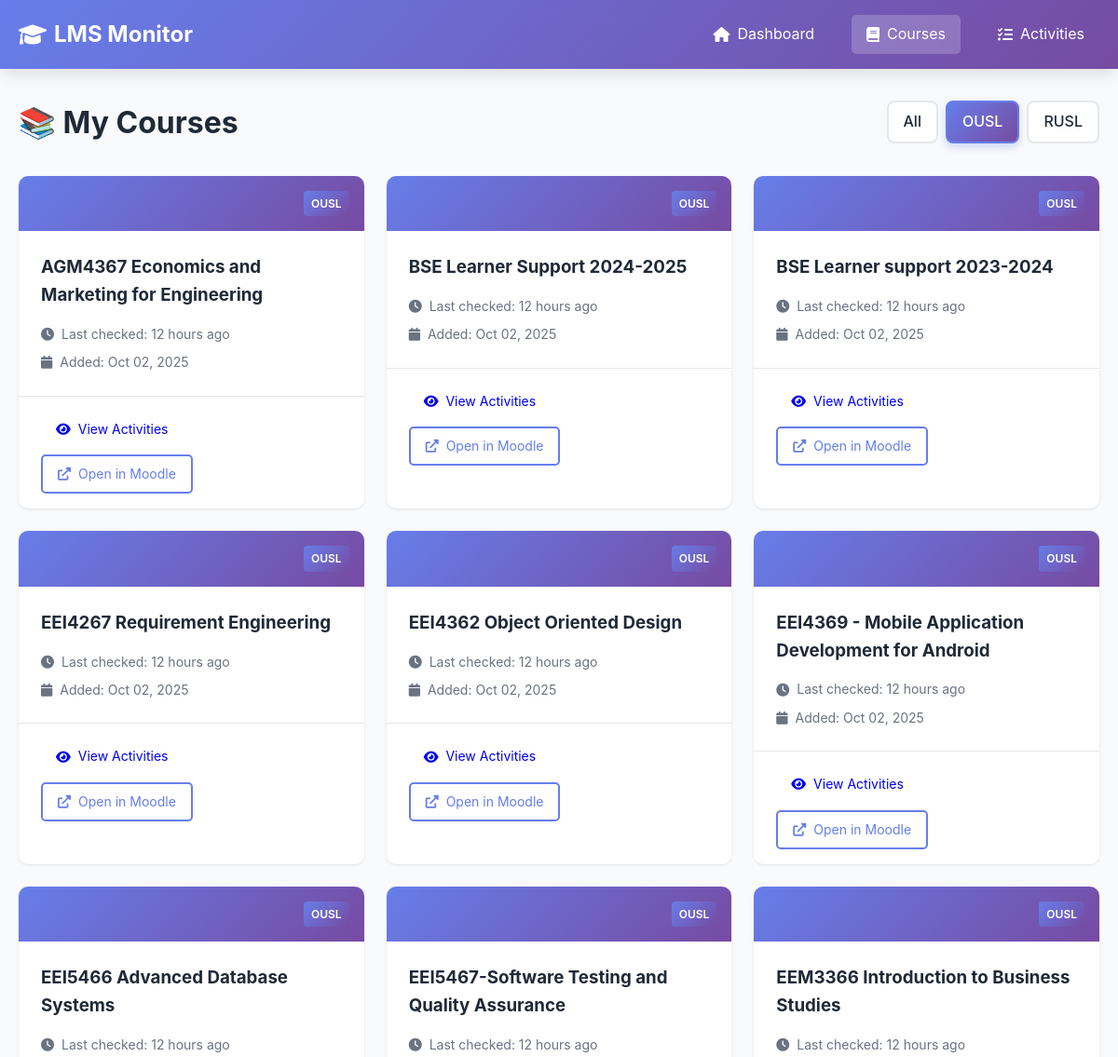
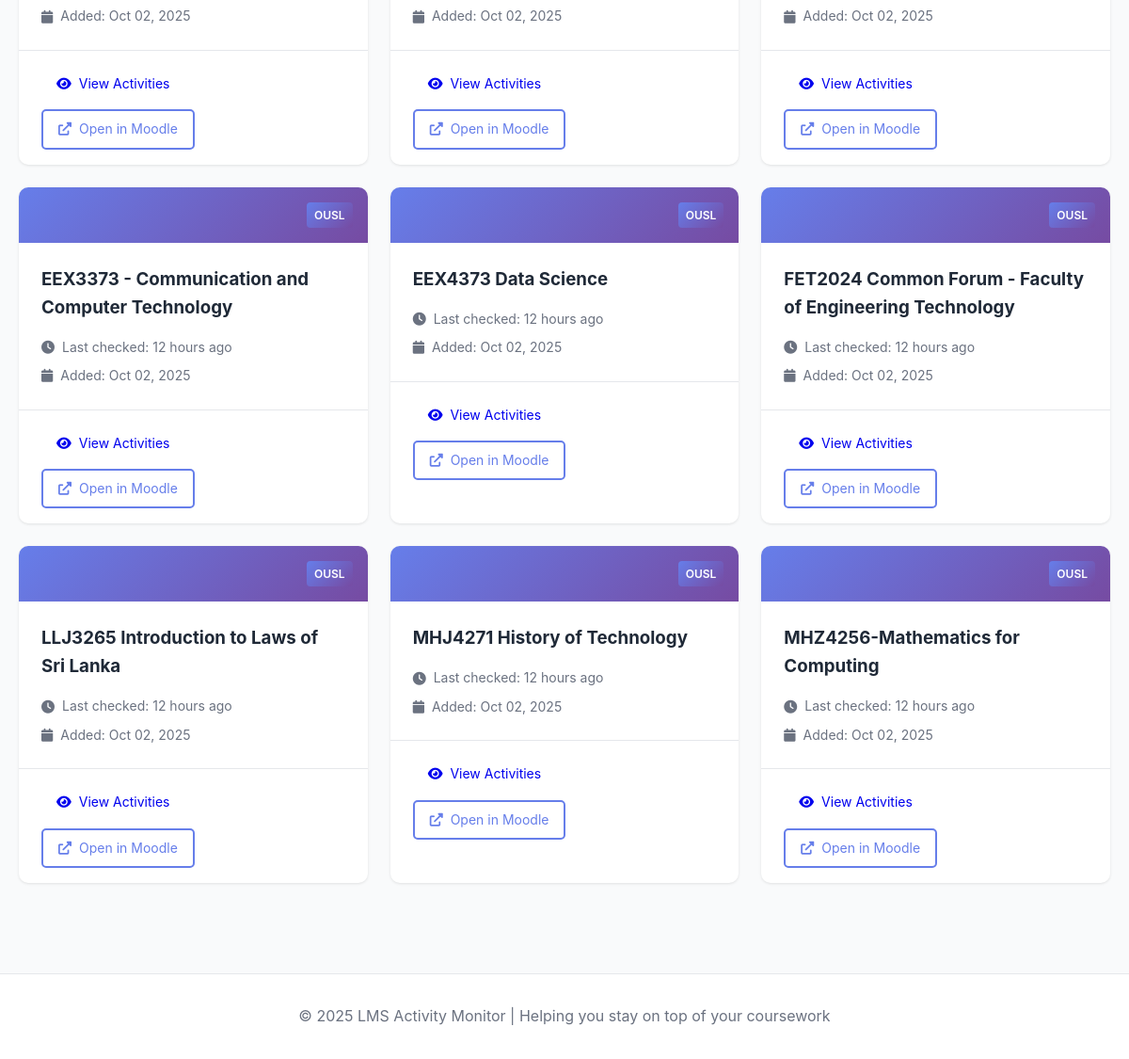
Before: /courses?lms=OUSL with the older database file (2 pictures, top to bottom).
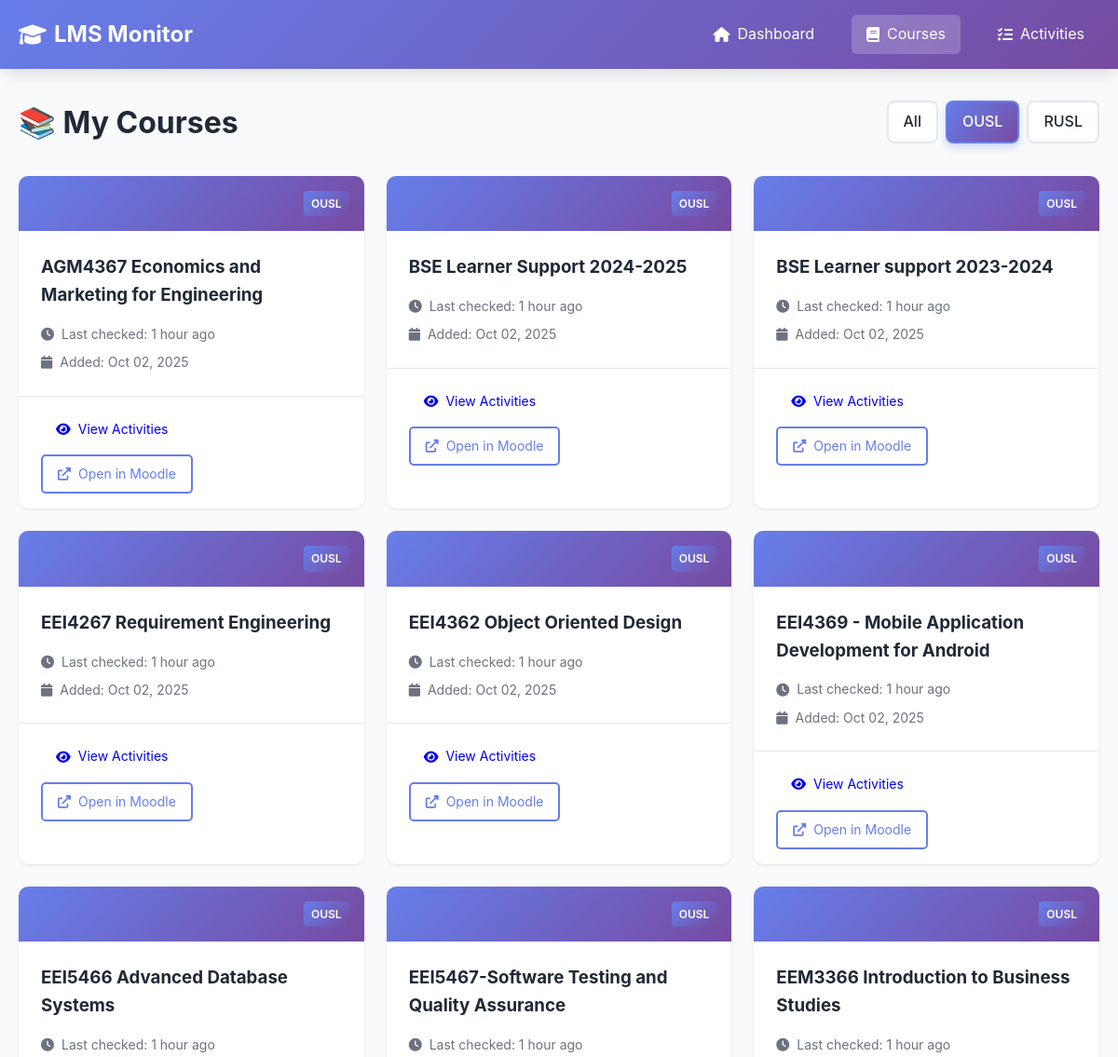
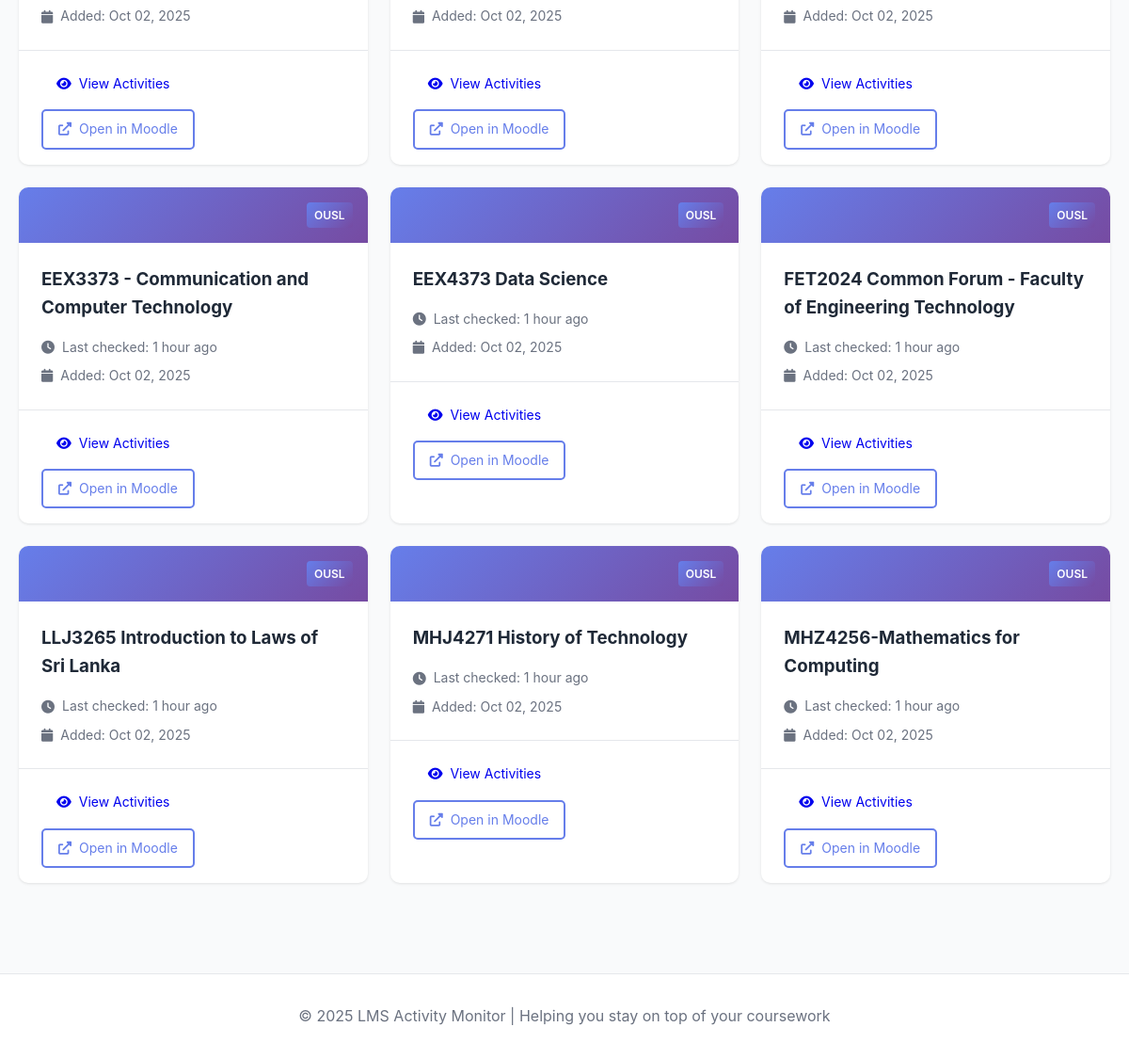
After: the same page with the newer database file (2 pictures, top to bottom).
### tables this page shows
CREATE TABLE courses (
                id INTEGER PRIMARY KEY AUTOINCREMENT,
                course_id TEXT UNIQUE NOT NULL,
                lms_name TEXT NOT NULL,
                course_name TEXT NOT NULL,
                course_url TEXT,
                first_seen TIMESTAMP DEFAULT CURRENT_TIMESTAMP,
                last_checked TIMESTAMP DEFAULT CURRENT_TIMESTAMP
            );

### app.py (the view)
@app.route('/courses')
def courses():
    lms_filter = request.args.get('lms', None)
    courses_list = db.get_all_courses(lms_name=lms_filter)
    return render_template('courses.html', courses=courses_list, lms_filter=lms_filter)

### app.py (called while the page is built)
@app.template_filter('datetime')
def format_datetime(value, format='%Y-%m-%d %H:%M:%S'):
    if value is None:
        return ''
    if isinstance(value, str):
        try:
            value = datetime.fromisoformat(value.replace('Z', '+00:00'))
        except:
            return value
    if value.tzinfo is None:
        from datetime import timezone
        value = value.replace(tzinfo=timezone.utc)
    from datetime import timezone, timedelta
    colombo_tz = timezone(timedelta(hours=5, minutes=30))
    local_time = value.astimezone(colombo_tz)
    return local_time.strftime(format)

### database.py (called while the page is built)
    def get_connection(self):
        return sqlite3.connect(self.db_path)

    def get_all_courses(self, lms_name: str = None) -> List[Dict[str, Any]]:
        conn = self.get_connection()
        cursor = conn.cursor()
        if lms_name:
            cursor.execute("""
                SELECT course_id, lms_name, course_name, course_url, first_seen, last_checked
                FROM courses
                WHERE lms_name = ?
                ORDER BY course_name
            """, (lms_name,))
        else:
            cursor.execute("""
                SELECT course_id, lms_name, course_name, course_url, first_seen, last_checked
                FROM courses
                ORDER BY lms_name, course_name
            """)
        columns = [desc[0] for desc in cursor.description]
        courses = [dict(zip(columns, row)) for row in cursor.fetchall()]
        conn.close()
        return courses

### templates/courses.html (shortened to what this page needs)
{% extends "base.html" %}  {% block content %}
<div class="page-header">
  <h1>📚 My Courses</h1>
  <div class="filters">
    <a
      href="/courses"
      class="filter-btn {% if not lms_filter %}active{% endif %}"
      >All</a
    >
    <a
      href="/courses?lms=OUSL"
      class="filter-btn {% if lms_filter == 'OUSL' %}active{% endif %}"
      >OUSL</a
    >
    <a
      href="/courses?lms=RUSL"
      class="filter-btn {% if lms_filter == 'RUSL' %}active{% endif %}"
      >RUSL</a
    >
  </div>
</div>
{% if courses %}
<div class="courses-grid">
  {% for course in courses %}
  <div class="course-card">
    <div class="course-header">
      <div class="lms-badge">{{ course.lms_name }}</div>
    </div>
    <div class="course-body">
      <h3>{{ course.course_name }}</h3>
      <div class="course-meta">
        <p>
          <i class="fas fa-clock"></i> Last checked: {{
          course.last_checked|timeago }}
        </p>
        <p>
          <i class="fas fa-calendar"></i> Added: {{
          course.first_seen|datetime('%b %d, %Y') }}
        </p>
      </div>
    </div>
    <div class="course-footer">
      <a href="/course/{{ course.course_id }}" class="btn btn-small">
        <i class="fas fa-eye"></i> View Activities
      </a>
      {% if course.course_url %}
      <a
        href="{{ course.course_url }}"
        target="_blank"
        class="btn btn-small btn-outline"
      >
        <i class="fas fa-external-link-alt"></i> Open in Moodle
      </a>
      {% endif %}
    </div>
  </div>
  {% endfor %}
</div>
{% endif %} {% endblock %}

### templates/base.html (shortened to what this page needs)
<!DOCTYPE html>
<html lang="en">
  <head>
    <link
      rel="stylesheet"
      href="{{ url_for('static', filename='style.css') }}"
    />
    <link
      rel="stylesheet"
      href="https://cdnjs.cloudflare.com/ajax/libs/font-awesome/6.0.0/css/all.min.css"
    />
  </head>
  <body>
    <nav class="navbar">
      <div class="container">
        <div class="nav-brand">
          <i class="fas fa-graduation-cap"></i>
          <span>LMS Monitor</span>
        </div>
        <ul class="nav-menu">
          <li>
            <a
              href="/"
              class="{% if request.endpoint == 'index' %}active{% endif %}"
            >
              <i class="fas fa-home"></i> Dashboard
            </a>
          </li>
          <li>
            <a
              href="/courses"
              class="{% if request.endpoint == 'courses' %}active{% endif %}"
            >
              <i class="fas fa-book"></i> Courses
            </a>
          </li>
          <li>
            <a
              href="/activities"
              class="{% if request.endpoint == 'activities' %}active{% endif %}"
            >
              <i class="fas fa-tasks"></i> Activities
            </a>
          </li>
        </ul>
      </div>
    </nav>
    <main class="main-content">
      <div class="container">{% block content %}{% endblock %}</div>
    </main>
    <footer class="footer">
      <div class="container">
        <p>
          &copy; 2025 LMS Activity Monitor | Helping you stay on top of your
          coursework
        </p>
      </div>
    </footer>
  </body>
</html>

### static/style.css (style rules this page uses)
:root { --primary-color: #667eea; --secondary-color: #764ba2; --accent-color: #f093fb; --success-color: #10b981; --danger-color: #ef4444; --warning-color: #f59e0b; --info-color: #3b82f6; --text-color: #1f2937; --text-light: #6b7280; --bg-color: #f9fafb; --card-bg: #ffffff; --border-color: #e5e7eb; --shadow: 0 1px 3px rgba(0, 0, 0, 0.1); --shadow-lg: 0 10px 15px -3px rgba(0, 0, 0, 0.1); }
* { margin: 0; padding: 0; box-sizing: border-box; }
body { font-family: -apple-system, BlinkMacSystemFont, "Segoe UI", Roboto, "Helvetica Neue", Arial, sans-serif; line-height: 1.6; color: var(--text-color); background-color: var(--bg-color); }
.container { max-width: 1200px; margin: 0 auto; padding: 0 20px; }
.navbar { background: linear-gradient( 135deg, var(--primary-color) 0%, var(--secondary-color) 100% ); color: white; padding: 1rem 0; box-shadow: var(--shadow-lg); }
.navbar .container { display: flex; justify-content: space-between; align-items: center; }
.nav-brand { font-size: 1.5rem; font-weight: bold; display: flex; align-items: center; gap: 0.5rem; }
.nav-menu { display: flex; list-style: none; gap: 1.5rem; }
.nav-menu a { color: white; text-decoration: none; padding: 0.5rem 1rem; border-radius: 5px; transition: background 0.3s; display: flex; align-items: center; gap: 0.5rem; }
.nav-menu a:hover, .nav-menu a.active { background: rgba(255, 255, 255, 0.2); }
.main-content { min-height: calc(100vh - 160px); padding: 2rem 0; }
.page-header { display: flex; justify-content: space-between; align-items: center; margin-bottom: 2rem; flex-wrap: wrap; gap: 1rem; }
.page-header h1 { font-size: 2rem; color: var(--text-color); }
.btn { padding: 0.75rem 1.5rem; border: none; border-radius: 5px; cursor: pointer; font-size: 1rem; text-decoration: none; display: inline-flex; align-items: center; gap: 0.5rem; transition: all 0.3s; }
.btn-small { padding: 0.5rem 1rem; font-size: 0.875rem; }
.btn-outline { background: transparent; border: 2px solid var(--primary-color); color: var(--primary-color); }
.lms-badge { background: var(--secondary-color); color: white; padding: 0.25rem 0.5rem; border-radius: 3px; font-size: 0.75rem; font-weight: 600; }
.courses-grid { display: grid; grid-template-columns: repeat(auto-fill, minmax(300px, 1fr)); gap: 1.5rem; }
.course-card { background: var(--card-bg); border-radius: 10px; box-shadow: var(--shadow); overflow: hidden; transition: transform 0.3s; }
.course-header { background: linear-gradient( 135deg, var(--primary-color) 0%, var(--secondary-color) 100% ); padding: 1rem; display: flex; justify-content: flex-end; }
.course-body { padding: 1.5rem; }
.course-body h3 { margin-bottom: 1rem; color: var(--text-color); }
.course-meta { display: flex; flex-direction: column; gap: 0.5rem; }
.course-meta p { color: var(--text-light); font-size: 0.875rem; display: flex; align-items: center; gap: 0.5rem; }
.course-footer { padding: 1rem 1.5rem; border-top: 1px solid var(--border-color); display: flex; gap: 0.5rem; flex-wrap: wrap; }
.filters { display: flex; gap: 0.5rem; }
.filters .filter-btn { padding: 0.5rem 1rem; border: 2px solid var(--border-color); background: var(--card-bg); color: var(--text-color); border-radius: 8px; text-decoration: none; transition: all 0.3s; font-weight: 500; display: inline-flex; align-items: center; justify-content: center; }
.filters .filter-btn.active { border-color: var(--primary-color); color: white; background: linear-gradient(135deg, var(--primary-color), var(--secondary-color)); box-shadow: 0 4px 8px rgba(102, 126, 234, 0.3); }
.footer { background: var(--card-bg); border-top: 1px solid var(--border-color); padding: 2rem 0; margin-top: 4rem; text-align: center; color: var(--text-light); }
.lms-badge { display: inline-block; padding: 0.25rem 0.5rem; background: linear-gradient(135deg, #667eea, #764ba2); color: white; border-radius: 4px; font-size: 0.75rem; font-weight: 600; margin-left: 0.5rem; }

Changed rows visible on the page:
changed courses "AGM4367 Economics and Marketing for Engineering": last_checked "12 hours ago" → "1 hour ago"
changed courses "BSE Learner Support 2024-2025": last_checked "12 hours ago" → "1 hour ago"
changed courses "BSE Learner support 2023-2024": last_checked "12 hours ago" → "1 hour ago"
changed courses "EEI4267 Requirement Engineering": last_checked "12 hours ago" → "1 hour ago"
changed courses "EEI4362 Object Oriented Design": last_checked "12 hours ago" → "1 hour ago"
changed courses "EEI4369 - Mobile Application Development for Android": last_checked "12 hours ago" → "1 hour ago"
changed courses "EEI5466 Advanced Database Systems": last_checked "12 hours ago" → "1 hour ago"
changed courses "EEI5467-Software Testing and Quality Assurance": last_checked "12 hours ago" → "1 hour ago"
changed courses "EEM3366 Introduction to Business Studies": last_checked "12 hours ago" → "1 hour ago"
changed courses "EEX3373 - Communication and Computer Technology": last_checked "12 hours ago" → "1 hour ago"
changed courses "EEX4373 Data Science": last_checked "12 hours ago" → "1 hour ago"
changed courses "FET2024 Common Forum - Faculty of Engineering Technology": last_checked "12 hours ago" → "1 hour ago"
changed courses "LLJ3265 Introduction to Laws of Sri Lanka": last_checked "12 hours ago" → "1 hour ago"
changed courses "MHJ4271 History of Technology": last_checked "12 hours ago" → "1 hour ago"
changed courses "MHZ4256-Mathematics for Computing": last_checked "12 hours ago" → "1 hour ago"
